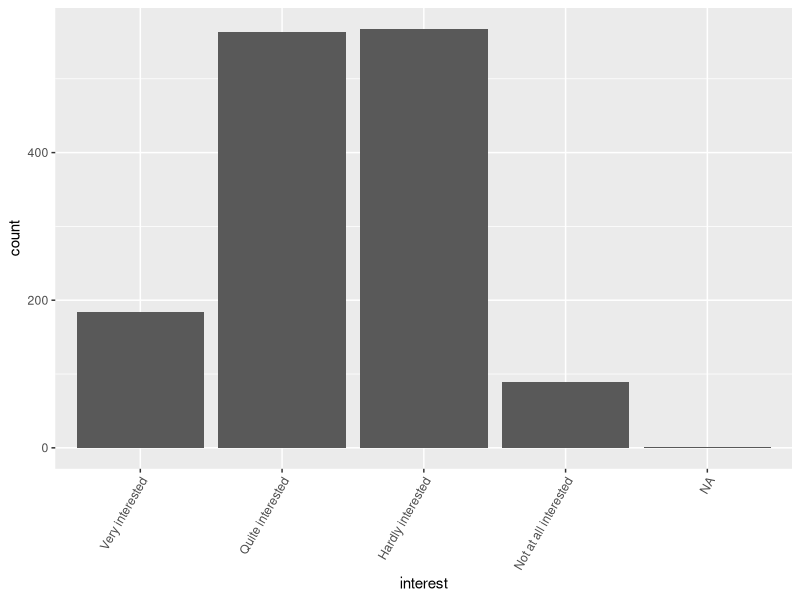
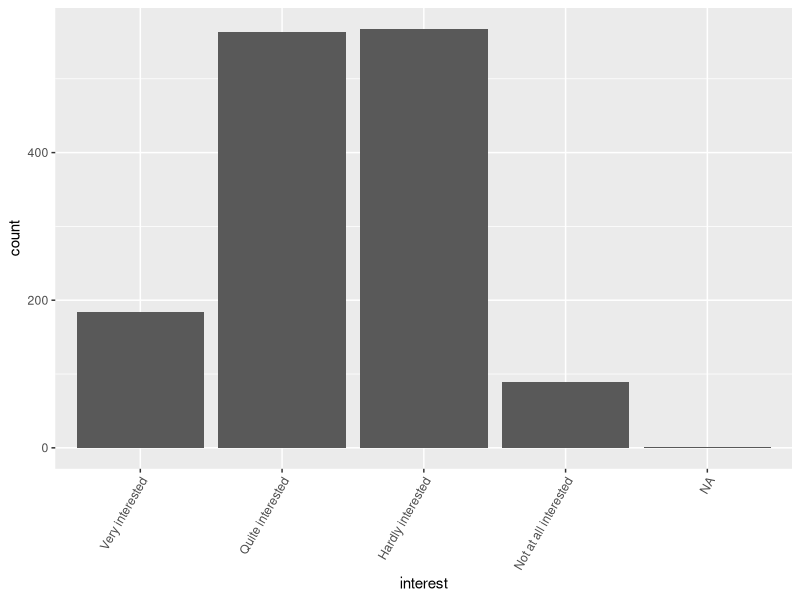

Generate these figures, in order, with R: (Note: this script raises an error after producing the figures.)
## ---- chunk 1
knitr::opts_chunk$set(echo = TRUE)
## ---- chunk 2
library(tidyverse)
## ---- chunk 3
getwd()
list.files()
## ---- chunk 4
library(foreign)

ess <- read.dta("../../data/ESS9NO.dta")
## ---- chunk 5
ess_subset <- ess %>% 
  select(nwspol, polintr, vote, yrbrn) %>% 
  rename(
    	news = nwspol,
    	interest = polintr, 
    	year_born = yrbrn
  )

## ---- chunk 6
ess_subset <- ess %>% 
  select(
    vote,
    news = nwspol,
    interest = polintr, 
    year_born = yrbrn
    )
## ---- chunk 7
ess_subset$age <- 2018 - ess_subset$year_born 
## ---- chunk 8
class(ess_subset$vote)
## ---- chunk 9
levels(ess_subset$vote)
## ---- chunk 10
class(ess_subset$interest)

is.numeric(ess_subset$interest)
## ---- chunk 11
levels(ess_subset$interest)
## ---- chunk 12
class(ess_subset$news)

is.numeric(ess_subset$news)
## ---- chunk 13
summary(ess_subset)
str(ess_subset)
## ---- chunk 14
head(ess_subset)
tail(ess_subset)
## ---- chunk 15
table(ess_subset$vote, useNA = "always")
prop.table(table(ess_subset$vote))
prop.table(table(ess_subset$vote, useNA = "always"))
## ---- chunk 16
# Finner minimumsverdi (det laveste antall minutter brukt på nyheter)
min(ess_subset$news, na.rm = TRUE) # na.rm = TRUE sier at missing skal droppes i beregningen
# Finner maksimumsveriden (den høyeste antall minutter brukt på nyheter)
max(ess_subset$news, na.rm = TRUE)
# Finner gjennomsnittlig antall minutter
mean(ess_subset$news, na.rm = TRUE)
# Finner median
median(ess_subset$news, na.rm = TRUE)
# Finner standardavviket
sd(ess_subset$news, na.rm = TRUE)
# Finner varians
var(ess_subset$news, na.rm = TRUE)
# Finner kvantilverdiene
quantile(ess_subset$news, na.rm = TRUE)
# Finner forskjellig deskriptiv statistikk for en variabel
summary(ess_subset$news)
## ---- chunk 17
ggplot(data = ess_subset, aes(x = interest)) + 
  geom_bar() +
  theme(axis.text.x = element_text(angle = 60, hjust = 1))

ggsave("../../output/sem2_soyle1.png")
## ---- chunk 18
knitr::include_graphics("../../output/sem2_soyle1.png")
## ---- chunk 19
ggplot(data = ess_subset %>% 
         filter(!is.na(interest)), 
       aes(x = interest)) + 
  geom_bar() +
  theme(axis.text.x = element_text(angle = 60, hjust = 1))

ggsave("../../output/sem2_soyle2.png")
## ---- chunk 20
knitr::include_graphics("../../output/sem2_soyle2.png")
## ---- chunk 21
ggplot(ess_subset, aes(x = "", y = interest, fill = interest)) + 
  geom_bar(stat = "identity", width = 1) + 
  coord_polar("y", start = 0) +
  theme_void() +
  scale_fill_grey()

ggsave("../../output/sem2_kake.png")
## ---- chunk 22
knitr::include_graphics("../../output/sem2_kake.png")
## ---- chunk 23
ggplot(data = ess_subset, 
       aes(x = interest)) + 
  geom_bar(aes(fill=vote),
           position = "dodge") +
  theme(axis.text.x = element_text(angle = 60, hjust = 1))

ggsave("../../output/sem2_soyle3.png")
## ---- chunk 24
knitr::include_graphics("../../output/sem2_soyle3.png")
## ---- chunk 25
ggplot(data = ess_subset, aes(x = news)) +
 	  geom_histogram(bins = 5) +
  ggtitle("Histogram med fem søyler (bins) og frekvens")

ggsave("../../output/sem2_hist1.png")
## ---- chunk 26
knitr::include_graphics("../../output/sem2_hist1.png")
## ---- chunk 27
ggplot(data = ess_subset, aes(x = news)) +
  geom_histogram(binwidth = 10) +
  ggtitle("Histogram med søylebredde på (binwidth) 10 og frekvens")

ggsave("../../output/sem2_hist2.png")
## ---- chunk 28
knitr::include_graphics("../../output/sem2_hist2.png")
## ---- chunk 29
ggplot(data = ess_subset, aes(x = news, y = ..density..)) +
 	  geom_histogram(bins = 5) +
  ggtitle("Histogram med fem søyler (bins) og relativ frekvens")
ggsave("../../output/sem2_hist3.png")
## ---- chunk 30
knitr::include_graphics("../../output/sem2_hist3.png")
## ---- chunk 31
ggplot(data = ess_subset, aes(x = news, y = ..density..)) +
  geom_histogram(binwidth = 10) +
  ggtitle("Histogram med søylebredde (binwidth) 10 og relativ frekvens")
ggsave("../../output/sem2_hist4.png")
## ---- chunk 32
knitr::include_graphics("../../output/sem2_hist4.png")
## ---- chunk 33
ggplot(data = ess_subset, aes(x = news)) +
  geom_boxplot() +
  theme_minimal()
  
ggsave("../../output/sem2_box.png")
## ---- chunk 34
knitr::include_graphics("../../output/sem2_box.png")
